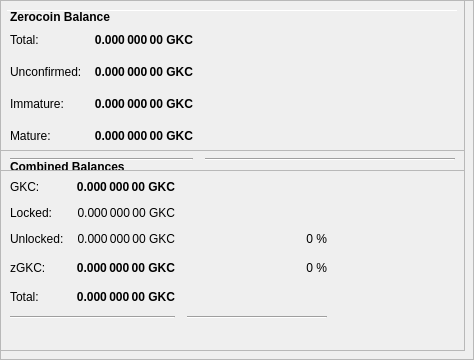
        <widget class="QFrame" name="frameObfuscation">
         <property name="minimumSize">
          <size>
           <width>0</width>
           <height>350</height>
          </size>
         </property>
         <property name="layoutDirection">
          <enum>Qt::LeftToRight</enum>
         </property>
         <property name="frameShape">
          <enum>QFrame::StyledPanel</enum>
         </property>
         <property name="frameShadow">
          <enum>QFrame::Raised</enum>
         </property>
         <widget class="QPushButton" name="runAutoDenom">
          <property name="geometry">
           <rect>
            <x>251</x>
            <y>17</y>
            <width>1</width>
            <height>1</height>
           </rect>
          </property>
          <property name="palette">
           <palette>
            <active>
             <colorrole role="WindowText">
              <brush brushstyle="SolidPattern">
               <color alpha="255">
                <red>0</red>
                <green>0</green>
                <blue>0</blue>
               </color>
              </brush>
             </colorrole>
             <colorrole role="Button">
              <brush brushstyle="SolidPattern">
               <color alpha="255">
                <red>239</red>
                <green>238</green>
                <blue>238</blue>
               </color>
              </brush>
             </colorrole>
             <colorrole role="Light">
              <brush brushstyle="SolidPattern">
               <color alpha="255">
                <red>255</red>
                <green>255</green>
                <blue>255</blue>
               </color>
              </brush>
             </colorrole>
             <colorrole role="Midlight">
              <brush brushstyle="SolidPattern">
               <color alpha="255">
                <red>247</red>
                <green>246</green>
                <blue>246</blue>
               </color>
              </brush>
             </colorrole>
             <colorrole role="Dark">
              <brush brushstyle="SolidPattern">
               <color alpha="255">
                <red>119</red>
                <green>119</green>
                <blue>119</blue>
               </color>
              </brush>
             </colorrole>
             <colorrole role="Mid">
              <brush brushstyle="SolidPattern">
               <color alpha="255">
                <red>159</red>
                <green>159</green>
                <blue>159</blue>
               </color>
              </brush>
             </colorrole>
             <colorrole role="Text">
              <brush brushstyle="SolidPattern">
               <color alpha="255">
                <red>0</red>
                <green>0</green>
                <blue>0</blue>
               </color>
              </brush>
             </colorrole>
             <colorrole role="BrightText">
              <brush brushstyle="SolidPattern">
               <color alpha="255">
                <red>255</red>
                <green>255</green>
                <blue>255</blue>
               </color>
              </brush>
             </colorrole>
             <colorrole role="ButtonText">
              <brush brushstyle="SolidPattern">
               <color alpha="255">
                <red>0</red>
                <green>0</green>
                <blue>0</blue>
               </color>
              </brush>
             </colorrole>
             <colorrole role="Base">
              <brush brushstyle="SolidPattern">
               <color alpha="255">
                <red>255</red>
                <green>255</green>
                <blue>255</blue>
               </color>
              </brush>
             </colorrole>
             <colorrole role="Window">
              <brush brushstyle="SolidPattern">
               <color alpha="255">
                <red>239</red>
                <green>238</green>
                <blue>238</blue>
               </color>
              </brush>
             </colorrole>
             <colorrole role="Shadow">
              <brush brushstyle="SolidPattern">
               <color alpha="255">
                <red>0</red>
                <green>0</green>
                <blue>0</blue>
               </color>
              </brush>
             </colorrole>
             <colorrole role="AlternateBase">
              <brush brushstyle="SolidPattern">
               <color alpha="255">
                <red>247</red>
                <green>246</green>
                <blue>246</blue>
               </color>
              </brush>
             </colorrole>
             <colorrole role="ToolTipBase">
              <brush brushstyle="SolidPattern">
               <color alpha="255">
                <red>255</red>
                <green>255</green>
                <blue>220</blue>
               </color>
              </brush>
             </colorrole>
             <colorrole role="ToolTipText">
              <brush brushstyle="SolidPattern">
               <color alpha="255">
                <red>0</red>
                <green>0</green>
                <blue>0</blue>
               </color>
              </brush>
             </colorrole>
            </active>
            <inactive>
             <colorrole role="WindowText">
              <brush brushstyle="SolidPattern">
               <color alpha="255">
                <red>0</red>
                <green>0</green>
                <blue>0</blue>
               </color>
              </brush>
             </colorrole>
             <colorrole role="Button">
              <brush brushstyle="SolidPattern">
               <color alpha="255">
                <red>239</red>
                <green>238</green>
                <blue>238</blue>
               </color>
              </brush>
             </colorrole>
             <colorrole role="Light">
              <brush brushstyle="SolidPattern">
               <color alpha="255">
                <red>255</red>
                <green>255</green>
                <blue>255</blue>
               </color>
              </brush>
             </colorrole>
             <colorrole role="Midlight">
              <brush brushstyle="SolidPattern">
               <color alpha="255">
                <red>247</red>
                <green>246</green>
                <blue>246</blue>
               </color>
              </brush>
             </colorrole>
             <colorrole role="Dark">
              <brush brushstyle="SolidPattern">
               <color alpha="255">
                <red>119</red>
                <green>119</green>
                <blue>119</blue>
               </color>
              </brush>
             </colorrole>
             <colorrole role="Mid">
              <brush brushstyle="SolidPattern">
               <color alpha="255">
                <red>159</red>
                <green>159</green>
                <blue>159</blue>
               </color>
              </brush>
             </colorrole>
             <colorrole role="Text">
              <brush brushstyle="SolidPattern">
               <color alpha="255">
                <red>0</red>
                <green>0</green>
                <blue>0</blue>
               </color>
              </brush>
             </colorrole>
             <colorrole role="BrightText">
              <brush brushstyle="SolidPattern">
               <color alpha="255">
                <red>255</red>
                <green>255</green>
                <blue>255</blue>
               </color>
              </brush>
             </colorrole>
             <colorrole role="ButtonText">
              <brush brushstyle="SolidPattern">
               <color alpha="255">
                <red>0</red>
                <green>0</green>
                <blue>0</blue>
               </color>
              </brush>
             </colorrole>
             <colorrole role="Base">
              <brush brushstyle="SolidPattern">
               <color alpha="255">
                <red>255</red>
                <green>255</green>
                <blue>255</blue>
               </color>
              </brush>
             </colorrole>
             <colorrole role="Window">
              <brush brushstyle="SolidPattern">
               <color alpha="255">
                <red>239</red>
                <green>238</green>
                <blue>238</blue>
               </color>
              </brush>
             </colorrole>
             <colorrole role="Shadow">
              <brush brushstyle="SolidPattern">
               <color alpha="255">
                <red>0</red>
                <green>0</green>
                <blue>0</blue>
               </color>
              </brush>
             </colorrole>
             <colorrole role="AlternateBase">
              <brush brushstyle="SolidPattern">
               <color alpha="255">
                <red>247</red>
                <green>246</green>
                <blue>246</blue>
               </color>
              </brush>
             </colorrole>
             <colorrole role="ToolTipBase">
              <brush brushstyle="SolidPattern">
               <color alpha="255">
                <red>255</red>
                <green>255</green>
                <blue>220</blue>
               </color>
              </brush>
             </colorrole>
             <colorrole role="ToolTipText">
              <brush brushstyle="SolidPattern">
               <color alpha="255">
                <red>0</red>
                <green>0</green>
                <blue>0</blue>
               </color>
              </brush>
             </colorrole>
            </inactive>
            <disabled>
             <colorrole role="WindowText">
              <brush brushstyle="SolidPattern">
               <color alpha="255">
                <red>119</red>
                <green>119</green>
                <blue>119</blue>
               </color>
              </brush>
             </colorrole>
             <colorrole role="Button">
              <brush brushstyle="SolidPattern">
               <color alpha="255">
                <red>239</red>
                <green>238</green>
                <blue>238</blue>
               </color>
              </brush>
             </colorrole>
             <colorrole role="Light">
              <brush brushstyle="SolidPattern">
               <color alpha="255">
                <red>255</red>
                <green>255</green>
                <blue>255</blue>
               </color>
              </brush>
             </colorrole>
             <colorrole role="Midlight">
              <brush brushstyle="SolidPattern">
               <color alpha="255">
                <red>247</red>
                <green>246</green>
                <blue>246</blue>
               </color>
              </brush>
             </colorrole>
             <colorrole role="Dark">
              <brush brushstyle="SolidPattern">
               <color alpha="255">
                <red>119</red>
                <green>119</green>
                <blue>119</blue>
               </color>
              </brush>
             </colorrole>
             <colorrole role="Mid">
              <brush brushstyle="SolidPattern">
               <color alpha="255">
                <red>159</red>
                <green>159</green>
                <blue>159</blue>
               </color>
              </brush>
             </colorrole>
             <colorrole role="Text">
              <brush brushstyle="SolidPattern">
               <color alpha="255">
                <red>119</red>
                <green>119</green>
                <blue>119</blue>
               </color>
              </brush>
             </colorrole>
             <colorrole role="BrightText">
              <brush brushstyle="SolidPattern">
               <color alpha="255">
                <red>255</red>
                <green>255</green>
                <blue>255</blue>
               </color>
              </brush>
             </colorrole>
             <colorrole role="ButtonText">
              <brush brushstyle="SolidPattern">
               <color alpha="255">
                <red>119</red>
                <green>119</green>
                <blue>119</blue>
               </color>
              </brush>
             </colorrole>
             <colorrole role="Base">
              <brush brushstyle="SolidPattern">
               <color alpha="255">
                <red>239</red>
                <green>238</green>
                <blue>238</blue>
               </color>
              </brush>
             </colorrole>
             <colorrole role="Window">
              <brush brushstyle="SolidPattern">
               <color alpha="255">
                <red>239</red>
                <green>238</green>
                <blue>238</blue>
               </color>
              </brush>
             </colorrole>
             <colorrole role="Shadow">
              <brush brushstyle="SolidPattern">
               <color alpha="255">
                <red>0</red>
                <green>0</green>
                <blue>0</blue>
               </color>
              </brush>
             </colorrole>
             <colorrole role="AlternateBase">
              <brush brushstyle="SolidPattern">
               <color alpha="255">
                <red>239</red>
                <green>238</green>
                <blue>238</blue>
               </color>
              </brush>
             </colorrole>
             <colorrole role="ToolTipBase">
              <brush brushstyle="SolidPattern">
               <color alpha="255">
                <red>255</red>
                <green>255</green>
                <blue>220</blue>
               </color>
              </brush>
             </colorrole>
             <colorrole role="ToolTipText">
              <brush brushstyle="SolidPattern">
               <color alpha="255">
                <red>0</red>
                <green>0</green>
                <blue>0</blue>
               </color>
              </brush>
             </colorrole>
            </disabled>
           </palette>
          </property>
          <property name="focusPolicy">
           <enum>Qt::NoFocus</enum>
          </property>
          <property name="autoFillBackground">
           <bool>true</bool>
          </property>
          <property name="text">
           <string/>
          </property>
          <property name="flat">
           <bool>true</bool>
          </property>
         </widget>
         <widget class="Line" name="line">
          <property name="geometry">
           <rect>
            <x>7</x>
            <y>10</y>
            <width>451</width>
            <height>1</height>
           </rect>
          </property>
          <property name="orientation">
           <enum>Qt::Horizontal</enum>
          </property>
         </widget>
         <widget class="QFrame" name="frame_3">
          <property name="geometry">
           <rect>
            <x>0</x>
            <y>150</y>
            <width>465</width>
            <height>201</height>
           </rect>
          </property>
          <property name="frameShape">
           <enum>QFrame::StyledPanel</enum>
          </property>
          <property name="frameShadow">
           <enum>QFrame::Raised</enum>
          </property>
          <layout class="QVBoxLayout" name="verticalLayout_5">
           <item>
            <layout class="QHBoxLayout" name="horizontalLayout_5" stretch="0">
             <item>
              <widget class="QLabel" name="label_5z">
               <property name="maximumSize">
                <size>
                 <width>16777215</width>
                 <height>20</height>
                </size>
               </property>
               <property name="font">
                <font>
                 <weight>75</weight>
                 <bold>true</bold>
                </font>
               </property>
               <property name="toolTip">
                <string>Combined Balances (including unconfirmed and immature coins)</string>
               </property>
               <property name="text">
                <string>&lt;html&gt;&lt;head/&gt;&lt;body&gt;&lt;p&gt;Combined Balances&lt;/p&gt;&lt;/body&gt;&lt;/html&gt;</string>
               </property>
              </widget>
             </item>
            </layout>
           </item>
           <item>
            <layout class="QGridLayout" name="gridLayout_3">
             <property name="spacing">
              <number>12</number>
             </property>
             <item row="7" column="0" colspan="2">
              <widget class="Line" name="lineSpendableBalance_3">
               <property name="orientation">
                <enum>Qt::Horizontal</enum>
               </property>
              </widget>
             </item>
             <item row="7" column="2">
              <widget class="Line" name="lineWatchBalance_3">
               <property name="sizePolicy">
                <sizepolicy hsizetype="Preferred" vsizetype="Fixed">
                 <horstretch>0</horstretch>
                 <verstretch>0</verstretch>
                </sizepolicy>
               </property>
               <property name="minimumSize">
                <size>
                 <width>140</width>
                 <height>0</height>
                </size>
               </property>
               <property name="orientation">
                <enum>Qt::Horizontal</enum>
               </property>
              </widget>
             </item>
             <item row="4" column="1">
              <widget class="QLabel" name="labelzBalancez">
               <property name="font">
                <font>
                 <weight>75</weight>
                 <bold>true</bold>
                </font>
               </property>
               <property name="cursor">
                <cursorShape>IBeamCursor</cursorShape>
               </property>
               <property name="toolTip">
                <string>Total of transactions that have yet to be confirmed, and do not yet count toward the spendable balance</string>
               </property>
               <property name="text">
                <string notr="true">0.000 000 00 GKC</string>
               </property>
               <property name="alignment">
                <set>Qt::AlignRight|Qt::AlignTrailing|Qt::AlignVCenter</set>
               </property>
               <property name="textInteractionFlags">
                <set>Qt::LinksAccessibleByMouse|Qt::TextSelectableByKeyboard|Qt::TextSelectableByMouse</set>
               </property>
              </widget>
             </item>
             <item row="6" column="1">
              <widget class="QLabel" name="labelTotalz">
               <property name="font">
                <font>
                 <weight>75</weight>
                 <bold>true</bold>
                </font>
               </property>
               <property name="cursor">
                <cursorShape>IBeamCursor</cursorShape>
               </property>
               <property name="toolTip">
                <string>Total Balance, including unconfirmed and immature coins.</string>
               </property>
               <property name="text">
                <string notr="true">0.000 000 00 GKC</string>
               </property>
               <property name="alignment">
                <set>Qt::AlignRight|Qt::AlignTrailing|Qt::AlignVCenter</set>
               </property>
               <property name="textInteractionFlags">
                <set>Qt::LinksAccessibleByMouse|Qt::TextSelectableByKeyboard|Qt::TextSelectableByMouse</set>
               </property>
              </widget>
             </item>
             <item row="4" column="3">
              <spacer name="horizontalSpacer_6">
               <property name="orientation">
                <enum>Qt::Horizontal</enum>
               </property>
               <property name="sizeHint" stdset="0">
                <size>
                 <width>40</width>
                 <height>20</height>
                </size>
               </property>
              </spacer>
             </item>
             <item row="6" column="0">
              <widget class="QLabel" name="labelTotalTextz">
               <property name="text">
                <string>Total:</string>
               </property>
              </widget>
             </item>
             <item row="1" column="0">
              <widget class="QLabel" name="labelBalanceTextz">
               <property name="text">
                <string>GKC:</string>
               </property>
              </widget>
             </item>
             <item row="1" column="1">
              <widget class="QLabel" name="labelBalancez">
               <property name="font">
                <font>
                 <weight>75</weight>
                 <bold>true</bold>
                </font>
               </property>
               <property name="cursor">
                <cursorShape>IBeamCursor</cursorShape>
               </property>
               <property name="toolTip">
                <string>Your current spendable balance</string>
               </property>
               <property name="text">
                <string notr="true">0.000 000 00 GKC</string>
               </property>
               <property name="alignment">
                <set>Qt::AlignRight|Qt::AlignTrailing|Qt::AlignVCenter</set>
               </property>
               <property name="textInteractionFlags">
                <set>Qt::LinksAccessibleByMouse|Qt::TextSelectableByKeyboard|Qt::TextSelectableByMouse</set>
               </property>
              </widget>
             </item>
             <item row="4" column="0">
              <widget class="QLabel" name="labelzBalanceTextz">
               <property name="toolTip">
                <string/>
               </property>
               <property name="text">
                <string>zGKC:</string>
               </property>
              </widget>
             </item>
             <item row="4" column="2">
              <widget class="QLabel" name="labelzGKCPercent">
               <property name="toolTip">
                <string>Current percentage of zGKC.
If AutoMint is enabled this percentage will settle around the configured AutoMint percentage (default = 1%)</string>
               </property>
               <property name="text">
                <string>0 %</string>
               </property>
               <property name="alignment">
                <set>Qt::AlignRight|Qt::AlignTrailing|Qt::AlignVCenter</set>
               </property>
              </widget>
             </item>
             <item row="6" column="2">
              <widget class="QLabel" name="label100Percent">
               <property name="text">
                <string/>
               </property>
               <property name="alignment">
                <set>Qt::AlignRight|Qt::AlignTrailing|Qt::AlignVCenter</set>
               </property>
              </widget>
             </item>
             <item row="2" column="1">
              <widget class="QLabel" name="labelLockedBalance">
               <property name="toolTip">
                <string>Locked GKC or Masternode collaterals. These are excluded from zGKC minting.</string>
               </property>
               <property name="text">
                <string>0.000 000 00 GKC</string>
               </property>
               <property name="alignment">
                <set>Qt::AlignRight|Qt::AlignTrailing|Qt::AlignVCenter</set>
               </property>
              </widget>
             </item>
             <item row="2" column="0">
              <widget class="QLabel" name="labelLockedBalanceText">
               <property name="toolTip">
                <string>Locked GKC or Masternode collaterals. These are excluded from zGKC minting.</string>
               </property>
               <property name="text">
                <string>Locked:</string>
               </property>
              </widget>
             </item>
             <item row="3" column="0">
              <widget class="QLabel" name="labelUnLockedBalanceText">
               <property name="toolTip">
                <string>Unlocked GKCs. These can be used for zGKC minting.</string>
               </property>
               <property name="text">
                <string>Unlocked:</string>
               </property>
              </widget>
             </item>
             <item row="3" column="1">
              <widget class="QLabel" name="labelUnLockedBalance">
               <property name="toolTip">
                <string>Unlocked GKCs. These can be used for zGKC minting.</string>
               </property>
               <property name="text">
                <string>0.000 000 00 GKC</string>
               </property>
               <property name="alignment">
                <set>Qt::AlignRight|Qt::AlignTrailing|Qt::AlignVCenter</set>
               </property>
              </widget>
             </item>
             <item row="3" column="2">
              <widget class="QLabel" name="labelGKCPercent">
               <property name="text">
                <string>0 %</string>
               </property>
               <property name="alignment">
                <set>Qt::AlignRight|Qt::AlignTrailing|Qt::AlignVCenter</set>
               </property>
              </widget>
             </item>
            </layout>
           </item>
           <item>
            <spacer name="verticalSpacer">
             <property name="orientation">
              <enum>Qt::Vertical</enum>
             </property>
             <property name="sizeHint" stdset="0">
              <size>
               <width>20</width>
               <height>40</height>
              </size>
             </property>
            </spacer>
           </item>
          </layout>
         </widget>
         <widget class="QFrame" name="frame_4">
          <property name="geometry">
           <rect>
            <x>0</x>
            <y>0</y>
            <width>465</width>
            <height>171</height>
           </rect>
          </property>
          <property name="frameShape">
           <enum>QFrame::StyledPanel</enum>
          </property>
          <property name="frameShadow">
           <enum>QFrame::Raised</enum>
          </property>
          <layout class="QVBoxLayout" name="verticalLayout_7">
           <item>
            <layout class="QHBoxLayout" name="horizontalLayout_8" stretch="0">
             <item>
              <widget class="QLabel" name="label_5z_3">
               <property name="maximumSize">
                <size>
                 <width>16777215</width>
                 <height>20</height>
                </size>
               </property>
               <property name="font">
                <font>
                 <weight>75</weight>
                 <bold>true</bold>
                </font>
               </property>
               <property name="text">
                <string>Zerocoin Balance</string>
               </property>
              </widget>
             </item>
            </layout>
           </item>
           <item>
            <layout class="QGridLayout" name="gridLayout_5">
             <property name="spacing">
              <number>12</number>
             </property>
             <item row="4" column="0">
              <widget class="QLabel" name="labelzBalanceMatureText">
               <property name="toolTip">
                <string>Mature: more than 20 confirmation and more than 3 mints of the same denomination after it was minted.
These zGKC are spendable.</string>
               </property>
               <property name="text">
                <string>Mature:</string>
               </property>
              </widget>
             </item>
             <item row="5" column="0" colspan="2">
              <widget class="Line" name="lineSpendableBalance_5">
               <property name="orientation">
                <enum>Qt::Horizontal</enum>
               </property>
              </widget>
             </item>
             <item row="1" column="1">
              <widget class="QLabel" name="labelzBalance">
               <property name="font">
                <font>
                 <weight>75</weight>
                 <bold>true</bold>
                </font>
               </property>
               <property name="cursor">
                <cursorShape>IBeamCursor</cursorShape>
               </property>
               <property name="toolTip">
                <string>All available zGKC, unconfirmed and immature zGKC included.</string>
               </property>
               <property name="text">
                <string notr="true">0.000 000 00 GKC</string>
               </property>
               <property name="alignment">
                <set>Qt::AlignRight|Qt::AlignTrailing|Qt::AlignVCenter</set>
               </property>
               <property name="textInteractionFlags">
                <set>Qt::LinksAccessibleByMouse|Qt::TextSelectableByKeyboard|Qt::TextSelectableByMouse</set>
               </property>
              </widget>
             </item>
             <item row="5" column="2">
              <widget class="Line" name="lineWatchBalance_5">
               <property name="sizePolicy">
                <sizepolicy hsizetype="Preferred" vsizetype="Fixed">
                 <horstretch>0</horstretch>
                 <verstretch>0</verstretch>
                </sizepolicy>
               </property>
               <property name="minimumSize">
                <size>
                 <width>140</width>
                 <height>0</height>
                </size>
               </property>
               <property name="orientation">
                <enum>Qt::Horizontal</enum>
               </property>
              </widget>
             </item>
             <item row="1" column="0">
              <widget class="QLabel" name="labelzBalanceText">
               <property name="toolTip">
                <string>All available zGKC, unconfirmed and immature zGKC included.</string>
               </property>
               <property name="text">
                <string>Total:</string>
               </property>
              </widget>
             </item>
             <item row="1" column="2">
              <spacer name="horizontalSpacer_8">
               <property name="orientation">
                <enum>Qt::Horizontal</enum>
               </property>
               <property name="sizeHint" stdset="0">
                <size>
                 <width>40</width>
                 <height>20</height>
                </size>
               </property>
              </spacer>
             </item>
             <item row="4" column="2">
              <spacer name="horizontalSpacer_4">
               <property name="orientation">
                <enum>Qt::Horizontal</enum>
               </property>
               <property name="sizeHint" stdset="0">
                <size>
                 <width>40</width>
                 <height>20</height>
                </size>
               </property>
              </spacer>
             </item>
             <item row="4" column="1">
              <widget class="QLabel" name="labelzBalanceMature">
               <property name="font">
                <font>
                 <weight>75</weight>
                 <bold>true</bold>
                </font>
               </property>
               <property name="toolTip">
                <string>Mature: more than 20 confirmation and more than 3 mints of the same denomination after it was minted.
These zGKC are spendable.</string>
               </property>
               <property name="text">
                <string>0.000 000 00 GKC</string>
               </property>
               <property name="alignment">
                <set>Qt::AlignRight|Qt::AlignTrailing|Qt::AlignVCenter</set>
               </property>
              </widget>
             </item>
             <item row="2" column="0">
              <widget class="QLabel" name="labelzBalanceUnconfirmedText">
               <property name="toolTip">
                <string>Unconfirmed: less than 20 confirmations
Immature: confirmed, but less than 3 mints of the same denomination after it was minted</string>
               </property>
               <property name="text">
                <string>Unconfirmed:</string>
               </property>
              </widget>
             </item>
             <item row="2" column="1">
              <widget class="QLabel" name="labelzBalanceUnconfirmed">
               <property name="font">
                <font>
                 <weight>75</weight>
                 <bold>true</bold>
                </font>
               </property>
               <property name="toolTip">
                <string>Unconfirmed: less than 20 confirmations
Immature: confirmed, but less than 3 mints of the same denomination after it was minted</string>
               </property>
               <property name="text">
                <string>0.000 000 00 GKC</string>
               </property>
               <property name="alignment">
                <set>Qt::AlignRight|Qt::AlignTrailing|Qt::AlignVCenter</set>
               </property>
              </widget>
             </item>
             <item row="2" column="2">
              <spacer name="horizontalSpacer_5">
               <property name="orientation">
                <enum>Qt::Horizontal</enum>
               </property>
               <property name="sizeHint" stdset="0">
                <size>
                 <width>40</width>
                 <height>20</height>
                </size>
               </property>
              </spacer>
             </item>
             <item row="3" column="0">
              <widget class="QLabel" name="labelzBalanceImmatureText">
               <property name="toolTip">
                <string>Unconfirmed: less than 20 confirmations
Immature: confirmed, but less than 3 mints of the same denomination after it was minted</string>
               </property>
               <property name="text">
                <string>Immature:</string>
               </property>
              </widget>
             </item>
             <item row="3" column="1">
              <widget class="QLabel" name="labelzBalanceImmature">
               <property name="font">
                <font>
                 <weight>75</weight>
                 <bold>true</bold>
                </font>
               </property>
               <property name="toolTip">
                <string>Unconfirmed: less than 20 confirmations
Immature: confirmed, but less than 3 mints of the same denomination after it was minted</string>
               </property>
               <property name="text">
                <string>0.000 000 00 GKC</string>
               </property>
               <property name="alignment">
                <set>Qt::AlignRight|Qt::AlignTrailing|Qt::AlignVCenter</set>
               </property>
              </widget>
             </item>
             <item row="3" column="2">
              <spacer name="horizontalSpacer_7">
               <property name="orientation">
                <enum>Qt::Horizontal</enum>
               </property>
               <property name="sizeHint" stdset="0">
                <size>
                 <width>40</width>
                 <height>20</height>
                </size>
               </property>
              </spacer>
             </item>
            </layout>
           </item>
          </layout>
         </widget>
        </widget>
